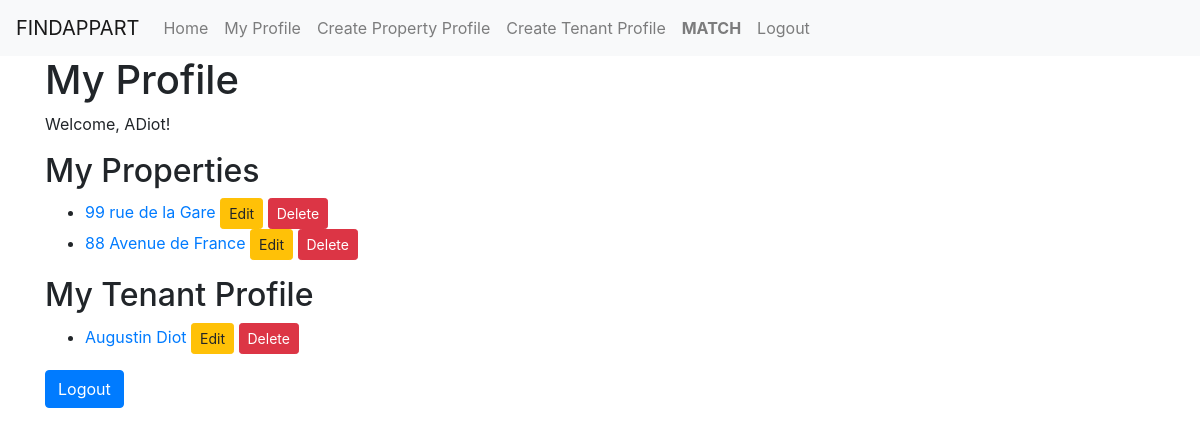
/profile/ (signed in), run on the app's committed database.
### app1/models.py (models this page shows, shortened)
class Property(models.Model):
    user = models.ForeignKey(User, on_delete=models.CASCADE)
    name = models.CharField(max_length=255, blank=True, null=True)
    phone = models.CharField(max_length=20, blank=True, null=True)
    email = models.EmailField(blank=True, null=True)
    address = models.CharField(max_length=255, blank=True, null=True)
    price = models.DecimalField(max_digits=10, decimal_places=2, blank=True, null=True)
    bedrooms = models.IntegerField(blank=True, null=True)
    bathrooms = models.IntegerField(blank=True, null=True)
    description = models.TextField(blank=True, null=True)
    photo = models.ImageField(upload_to='property_photos', blank=True, null=True)
    objects = models.Manager()

class Tenant(models.Model):
    user = models.ForeignKey(User, on_delete=models.CASCADE)
    name = models.CharField(max_length=255, blank=True, null=True)
    email = models.EmailField(blank=True, null=True)
    phone = models.CharField(max_length=20, blank=True, null=True)
    budget = models.DecimalField(max_digits=10, decimal_places=2, null=True, blank=True)
    bedrooms = models.IntegerField(blank=True, null=True)
    bathrooms = models.IntegerField(blank=True, null=True)
    bio = models.TextField(blank=True, null=True)
    photo = models.ImageField(upload_to='tenants_photos', blank=True, null=True)
    objects = models.Manager()

### app1/views.py (the view)
# urls.py: path('profile/', views.profile, name='profile'),  # User profile page.
@login_required
def profile(request):
    tenants = Tenant.objects.filter(user=request.user)
    properties = Property.objects.filter(user=request.user)
    return render(request, 'app1/profile.html', {'properties': properties, 'tenants': tenants})

### templates/app1/profile.html
{% extends "base.html" %}
{% block content %}
    <h1>My Profile</h1>
    <p>Welcome, {{ user.username }}!</p>
    <h2>My Properties</h2>
    <ul>
        {% for property in properties %}
            <li>
                <a href="{% url 'app1:property_detail' property.pk %}">{{ property.address }}</a>
                <a href="{% url 'app1:property_update' property.pk %}" class="btn btn-sm btn-warning">Edit</a>
                <a href="{% url 'app1:property_delete' property.pk %}" class="btn btn-sm btn-danger" onclick="return confirm('Are you sure you want to delete this property?');">Delete</a>
            </li>
        {% empty %}
            <li>You have no properties listed.</li>
        {% endfor %}
    </ul>
    <h2>My Tenant Profile</h2>
    <ul>
        {% for tenant in tenants %}
            <li>
                <a href="{% url 'app1:tenant_detail' tenant.pk %}">{{ tenant.name }}</a>
                <a href="{% url 'app1:tenant_update' tenant.pk %}" class="btn btn-sm btn-warning">Edit</a>
                <a href="{% url 'app1:tenant_delete' tenant.pk %}" class="btn btn-sm btn-danger" onclick="return confirm('Are you sure you want to delete this tenant?');">Delete</a>
            </li>
        {% empty %}
            <li>You have no tenants listed.</li>
        {% endfor %}
  </ul>
    <a href="{% url 'app1:logout' %}" class="btn btn-primary">Logout</a>
{% endblock %}

### data on the page
Property: address "99 rue de la Gare"
Property: address "88 Avenue de France"
Tenant: name "Augustin Diot"

### other printed values
{{ user.username }} "ADiot"
